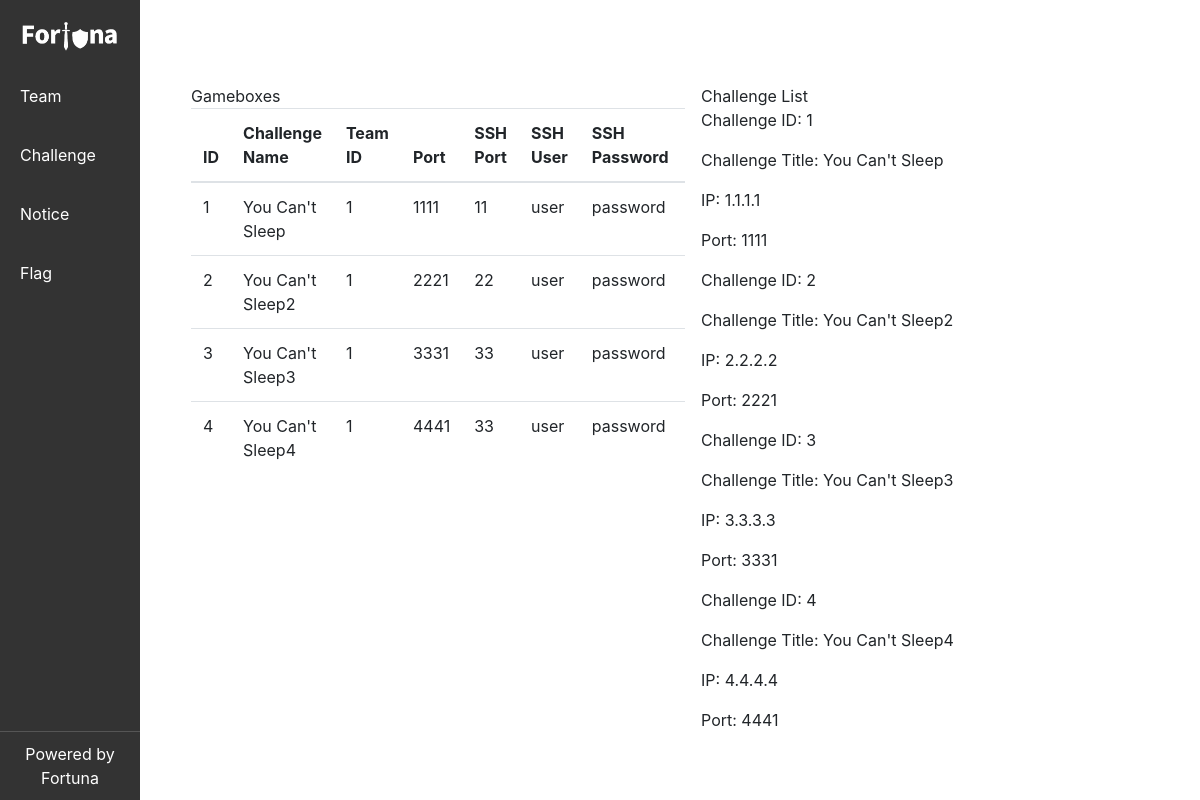
The page /challenge/read on the database its author committed.
### challenge/models.py (models this page shows)
class GameBox(models.Model):
    created_at = models.DateTimeField(auto_now_add=True, null=True, blank=True)
    challenge_id = models.PositiveIntegerField(null=True, blank=True)
    challenge_name = models.CharField(max_length=255, null=True, blank=True)
    team_id = models.PositiveIntegerField(null=True, blank=True)
    ip = models.CharField(max_length=255, null=True, blank=True)
    port = models.PositiveIntegerField(null=True, blank=True)
    ssh_port = models.PositiveIntegerField(null=True, blank=True)
    ssh_user = models.CharField(max_length=255, null=True, blank=True)
    ssh_password = models.CharField(max_length=255, null=True, blank=True)
    description = models.CharField(max_length=500, null=True, blank=True)
    visible = models.BooleanField(null=True, blank=True)
    score = models.FloatField(null=True, blank=True)
    is_down = models.BooleanField(null=True, blank=True)
    is_attacked = models.BooleanField(null=True, blank=True)
    class Meta:
        db_table = 'game_boxes'

### challenge/views.py (the view)
# urls.py: path('read',views.read_gamebox, name='read_gamebox'),
def read_gamebox(request):
    gameboxes = GameBox.objects.all()
    return render(request, 'challenge/manage_challenge.html', {'gameboxes': gameboxes})

### templates/challenge/manage_challenge.html (shortened to what this page needs)
{% extends 'manage/base.html' %}
{% load static %}
{% block content %}
<div class="container mt-5">
    <div class="row">
        <div class="col-md-6" id="leftColumn">
            <div class="rounded-card bg-white p-3 mb-3">
                <div class="title">
                    Gameboxes
                </div>
                <table class="table">
                    <thead>
                        <tr>
                            <th>ID</th>
                            <th>Challenge Name</th>
                            <th>Team ID</th>
                            <th>Port</th>
                            <th>SSH Port</th>
                            <th>SSH User</th>
                            <th>SSH Password</th>
                            <th>Visible</th>
                            <th>Is Down</th>
                            <th>Is Attacked</th>
                        </tr>
                    </thead>
                    <tbody>
                        {% for gamebox in gameboxes %}
                        <tr>
                            <td>{{ gamebox.id }}</td>
                            <td>{{ gamebox.challenge_name }}</td>
                            <td>{{ gamebox.team_id }}</td>
                            <td>{{ gamebox.port }}</td>
                            <td>{{ gamebox.ssh_port }}</td>
                            <td>{{ gamebox.ssh_user }}</td>
                            <td>{{ gamebox.ssh_password }}</td>
                            <td>{{ gamebox.visible }}</td>
                            <td>{{ gamebox.is_down }}</td>
                            <td>{{ gamebox.is_attacked }}</td>
                        </tr>
                        {% endfor %}
                    </tbody>
                </table>
            </div>
        </div>
        <div class="col-md-6">
            <div class="rounded-card bg-white p-3 mb-3">
                <div class="title">
                    Challenge List
                </div>
                {% for gamebox in gameboxes %}
                <div class="gamebox">
                    <p>Challenge ID: {{ gamebox.challenge_id }}</p>
                    <p>Challenge Title: {{ gamebox.challenge_name }}</p>
                    <p>IP: {{ gamebox.ip }}</p>
                    <p>Port: {{ gamebox.port }}</p>
                </div>
                {% endfor %}
            </div>
        </div>
    </div>
</div>
{% endblock content %}

### rows shown on the page
GameBox: id "1", challenge_name "You Can't Sleep", team_id "1", port "1111", ssh_port "11", ssh_user "user", ssh_password "password", challenge_id "1", ip "1.1.1.1"
GameBox: id "2", challenge_name "You Can't Sleep2", team_id "1", port "2221", ssh_port "22", ssh_user "user", ssh_password "password", challenge_id "2", ip "2.2.2.2"
GameBox: id "3", challenge_name "You Can't Sleep3", team_id "1", port "3331", ssh_port "33", ssh_user "user", ssh_password "password", challenge_id "3", ip "3.3.3.3"
GameBox: id "4", challenge_name "You Can't Sleep4", team_id "1", port "4441", ssh_port "33", ssh_user "user", ssh_password "password", challenge_id "4", ip "4.4.4.4"
